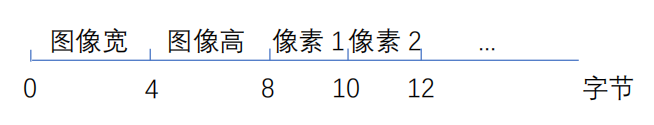
#> input picture assets/img_info.png, 654 x 125 px
$ python -i others.py   (imports and definitions only)
#> lines starting #> are read from the running program, lines starting #| are printed output that depends on the picture
#> further down, picture is the input picture: shape (125, 654, 3); mean B, G, R 246, 245.2, 244.8
import math

import cv2
import numpy as np
import scipy.signal as signal


class Others:
    def __init__(self):
        pass

    # 拉普拉斯算子
    # [9 lines left out: function laplacianSharpen, not called in this run]

    # 中值滤波
    def median_filter(self, img, kernel_size=3):
        outImg = signal.medfilt2d(np.array(img), kernel_size=kernel_size)
        return outImg

    # 线性变换
    # [66 lines left out: functions line_transfer, gama_transfer, seg_augment_img, cal_equalhist, erode_img, dilate_img, not called in this run]

    # 使用腐蚀扩张进行边界划分
    def divide_border(self, img):
        kernel = np.ones((5, 5), np.uint8)
        dilation = cv2.dilate(img, kernel, iterations=1)
        erosion = cv2.erode(img, kernel, iterations=1)
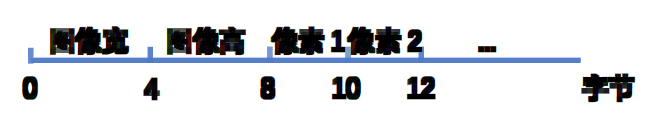
#> erosion: shape (125, 654, 3); mean B, G, R 224.7, 221.7, 220.2
        absdiff_img = cv2.absdiff(dilation, erosion)
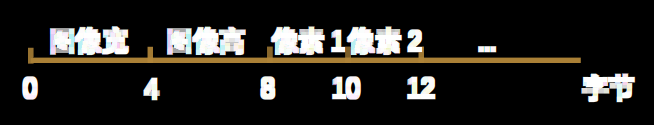
#> absdiff_img: shape (125, 654, 3); mean B, G, R 30.3, 33.3, 34.7
        return absdiff_img

>>> import cv2
>>> picture = cv2.imread('../../assets/img_info.png')
>>> result = Others().divide_border(picture)

$ run again, on assets/import_raw.png
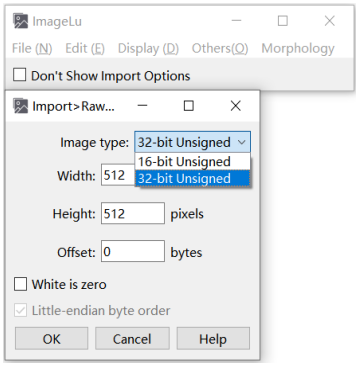
#> input picture assets/import_raw.png, 359 x 366 px
#> picture is the input picture: shape (366, 359, 3); mean B, G, R 236.6, 235.1, 233.3
#> in divide_border, `erosion = cv2.erode(img, kernel, iterations=1)`:
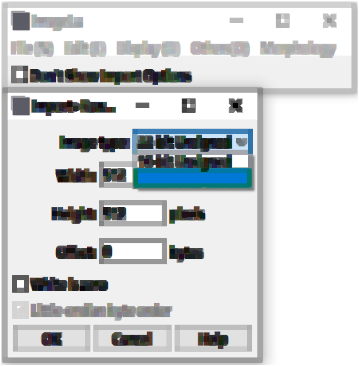
#> erosion: shape (366, 359, 3); mean B, G, R 213, 211.7, 209
#> in divide_border, `absdiff_img = cv2.absdiff(dilation, erosion)`:
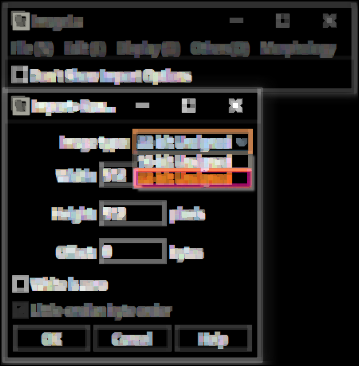
#> absdiff_img: shape (366, 359, 3); mean B, G, R 33.4, 33.9, 35.8
